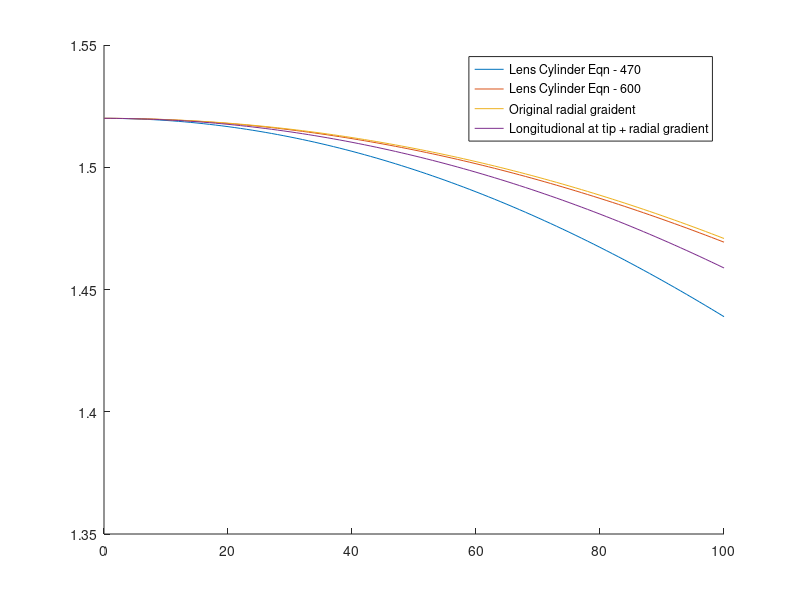

This chart was generated by the following MATLAB code:
meanConeL = 470;
expConeL = 600;

n0 = 1.52;

radius = 0:100;

RIConeEqn_Mean = n0*sech(pi*radius/2/meanConeL);

RIConeEqn_Exp = n0*sech(pi*radius/2/expConeL);

RIOrignal = 1.52-0.000004914*radius.^2;

RIEndLongitudional = 1.5+(0.02)-0.00000612*radius.^2;

figure; hold on

h1 = plot(radius, RIConeEqn_Mean);
h2 = plot(radius, RIConeEqn_Exp);
h3 = plot(radius, RIOrignal);
h4 = plot(radius, RIEndLongitudional);
ylim([1.35 1.55])

legend([h1 h2 h3 h4], 'Lens Cylinder Eqn - 470', 'Lens Cylinder Eqn - 600',...
    'Original radial graident', 'Longitudional at tip + radial gradient')
